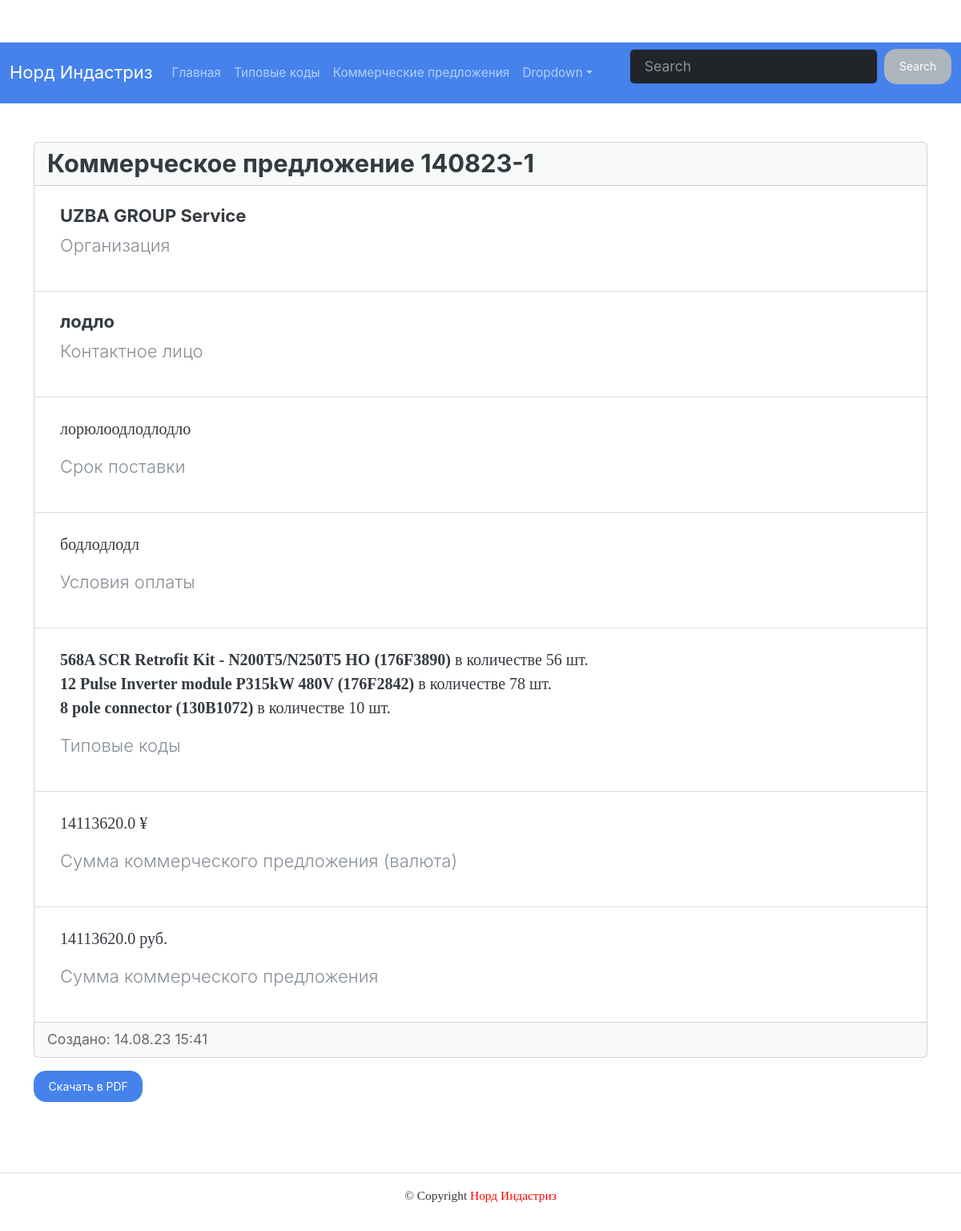
Screenshot of /proposal_list/169/ with the database file from the repository.
### comcodes/models.py (models this page shows, shortened)
class Proposal(models.Model):
    typecodes = models.ManyToManyField(
        TypeCode,
        through='TypeCodeInProposal',
        verbose_name='Типовой код',
        related_name='typecodes'
    )
    amount = models.FloatField(
        verbose_name='Сумма КП, валюта',
        default=0
    )
    prop_id = models.TextField(
        verbose_name='Номер коммерческого предложения',
        unique=True
    )
    company = models.CharField(
        max_length=500,
        verbose_name='Название организации',
        default=None
    )
    person = models.TextField(
        verbose_name='Контактное лицо',
        default=None
    )
    supply_per = models.TextField(
        verbose_name='Срок поставки',
        default=None
    )
    payment = models.TextField(
        verbose_name='Условия оплаты',
        default=None
    )
    publication_date = models.DateTimeField(
        'Дата создания',
        auto_now=True,
    )

class TypeCodeInProposal(models.Model):
    typecodes = models.ForeignKey(
        TypeCode,
        on_delete=models.CASCADE,
        verbose_name='Типовые коды',
        blank=False,
        null=False
    )
    proposal = models.ForeignKey(
        Proposal,
        on_delete=models.CASCADE,
        verbose_name='Коммерческое предложение',
        null=True,
        related_name='typecode_in_proposals'
    )
    qty = models.IntegerField(
        verbose_name='Количество'
    )
    class Meta:
        ordering = ('-id',)
        verbose_name = 'Типовой код в КП'
        verbose_name_plural = 'Типовые коды в КП'
        constraints = (
            models.UniqueConstraint(
                fields=('proposal', 'typecodes'),
                name='unique_proposal_typecode'
            ),
        )

class TypeCode(models.Model):
    CHOICES = (
        ('ABB', 'ABB'),
        ('Danfoss', 'Danfoss'),
        ('VACON', 'VACON'),
        ('ONI', 'ONI'),
        ('Schneider', 'Schneider'),
    )
    name = models.TextField(
        max_length=150,
        verbose_name='Наименование или типовой код',
    )
    code = models.TextField(
        max_length=150,
        verbose_name='Код вендора'
    )
    vendor = models.CharField(
        max_length=30,
        choices=CHOICES,
    )
    price = models.FloatField(
        verbose_name='Стоимость, валюта'
    )

### comcodes/views.py (the view)
# urls.py: path('proposal_list/<int:proposal_id>/', views.proposal_detail, name='proposal_detail'),
def proposal_detail(request, proposal_id):
    proposal = get_object_or_404(Proposal, pk=proposal_id)
    form = ProposalForm(request.POST or None)
    if request.method == 'POST':
        if request.POST.get('download_pdf'):
            pdf_response = generate_pdf(request, proposal)
            return pdf_response
    context = {
        'proposal': proposal,
        'form': form,
    }
    return render(request, 'comcodes/proposal_detail.html', context)

### comcodes/forms.py
class ProposalForm(forms.ModelForm):
    class Meta:
        model = Proposal
        fields = ['company', 'person', 'supply_per', 'payment',]
        labels = {
            'company': 'Название организации',
            'person': 'Контактное лицо',
            'supply_per': 'Срок поставки',
            'payment': 'Условия оплаты',
        }
        widgets = {
            'company': forms.TextInput(attrs={'class': 'form-control'}),
            'person': forms.TextInput(attrs={'class': 'form-control'}),
            'supply_per': forms.TextInput(attrs={'class': 'form-control'}),
            'payment': forms.TextInput(attrs={'class': 'form-control'}),
        }

### templates/comcodes/proposal_detail.html (shortened to what this page needs)
﻿{% extends "base.html" %}
  {% block content %}
    <div class="card mb-3">
      <h3 class="card-header">Коммерческое предложение {{ proposal.prop_id }}</h3>
      <ul class="list-group list-group-flush">
        <li class="list-group-item">
          <div class="card-body">
            <h5 class="card-title">{{  proposal.company   }}</h5>
            <p class="lead">Организация</p>
          </div>
        </li>
        <li class="list-group-item">
          <div class="card-body">
            <h5 class="card-title">{{  proposal.person  }}</h5>
            <p class="lead">Контактное лицо</p>
          </div>
        </li>
        <li class="list-group-item">
          <div class="card-body">
            <p style="font-size: 20px">{{  proposal.supply_per }}</p>
            <p class="lead">Срок поставки</p>
          </div>
        </li>
        <li class="list-group-item">
          <div class="card-body">
            <p style="font-size: 20px">{{  proposal.payment }}</p>
            <p class="lead">Условия оплаты</p>
          </div>
        </li>
        <li class="list-group-item">
          <div class="card-body">
            <p style="font-size: 20px">
              {% for typecode_in_proposal in proposal.typecode_in_proposals.all %}
              <strong>{{ typecode_in_proposal.typecodes.name }} ({{ typecode_in_proposal.typecodes.code }})</strong> в количестве {{ typecode_in_proposal.qty }} шт.<br>
              {% endfor %}
            </p>
            <p class="lead">Типовые коды</p>
          </div>
        </li>
        <li class="list-group-item">
          <div class="card-body">
            <p style="font-size: 20px">{{  proposal.amount }} ¥</p>
            <p class="lead">Сумма коммерческого предложения (валюта)</p>
          </div>
        </li>
        <li class="list-group-item">
          <div class="card-body">
            <p style="font-size: 20px">{{  proposal.amount }} руб.</p>
            <p class="lead">Сумма коммерческого предложения</p>
          </div>
        </li>
      </ul>
      <div class="card-footer text-muted">
        Создано: {{ proposal.publication_date|date:"d.m.y H:i" }}
      </div>
    </div>
    <form method="POST">
      <input type="submit" class="btn btn-primary" name="download_pdf" value="Скачать в PDF">
    </form>
{% endblock %}

### rows the page displays
Proposal: prop_id "140823-1", company "UZBA GROUP Service", person "лодло", supply_per "лорюлоодлодлодло", payment "бодлодлодл", amount "14113620.0", publication_date "14.08.23 15:41"
TypeCodeInProposal: typecodes.name "568A SCR Retrofit Kit - N200T5/N250T5 HO", typecodes.code "176F3890", qty "56"
TypeCodeInProposal: typecodes.name "12 Pulse Inverter module P315kW 480V", typecodes.code "176F2842", qty "78"
TypeCodeInProposal: typecodes.name "8 pole connector", typecodes.code "130B1072", qty "10"
